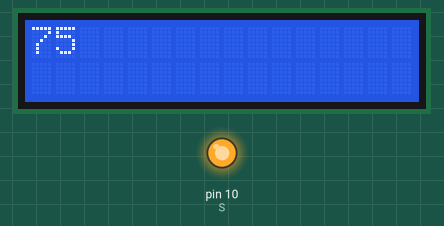
Simulated run of this sketch. Board: Arduino Uno, built with avr-gcc and run on an emulated ATmega328P. Shown: 16×2 character LCD, output pins drawn as LEDs (lit = HIGH). Wiring (inferred from the names in the program): LM75 temperature sensor at I2C address 0x48. Pins used as bus, display or sensor lines are not drawn.

Above: at 1.2 s.
Timing chart, 0 to 2.7 s (numbered marks = the images above):
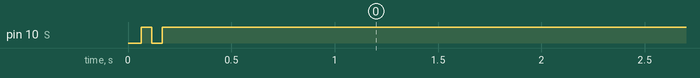

The sketch:

sketch_jun3a.ino
```cpp
#include <Wire.h>
#include <LiquidCrystal_I2C.h>
LiquidCrystal_I2C layar(0x27, 16, 2);
#define DS1621_ADDRESS  0x48

const int** D = 11;
const int** S = 10;
const int** C = 13;
int counter = 0;
unsigned long prevMillis = 0;
unsigned long interval = 3000;

void setup() {
  layar.begin(A1, A2);
  layar.backlight();
  layar.setCursor(6, 0);
  Wire.beginTransmission(DS1621_ADDRESS); // connect to DS1621 (send DS1621 address)
  Wire.write(0xAC);                       // send configuration register address (Access Config)
  Wire.write(0);                          // perform continuous conversion
  Wire.beginTransmission(DS1621_ADDRESS); // send repeated start condition
  Wire.write(0xEE);                       // send start temperature conversion command
  Wire.endTransmission();                 // stop transmission and release the I2C bus


  pinMode(S, OUTPUT);
  pinMode(D, OUTPUT);
  pinMode(C, OUTPUT);
  digitalWrite(S, HIGH);

 delay(50);
  WRENtoM45PE40();
  pageErase();
  for(int i = 0; i < 24; i++){
  digitalWrite(C, HIGH);
  digitalWrite(C, LOW);
  }
  delay(50);
  WRDI();
}
void loop() {
  delay(1000);
  int temp = get_temperature() / 10 ;
  layar.clear();
  layar.print(temp);
  unsigned long currentMillis = millis();

  if(currentMillis - prevMillis >= interval){
    writeTempPerMin(temp);
    prevMillis = currentMillis;
  }


}

void writeTempPerMin(int temp){
  int sizeOfArr = length(temp);
  WRENtoM45PE40();
  PW();
  setAddress();
  toASCII(sizeOfArr, temp);
  digitalWrite(S, HIGH);
  delay(50);
  WRDI();
}
void toASCII(int length, int temp2){
  if(temp2 >= 0){
    int arr[length];
    for(int i = length - 1; i >= 0; i--){
      arr[i] =  temp2 % 10;
      temp2 /= 10;
    }
    for(int i = 0; i < length; i++){
      digitalWrite(C, HIGH);
      digitalWrite(C, LOW);
      digitalWrite(C, HIGH);
      digitalWrite(C, LOW);
      digitalWrite(D, HIGH);
      digitalWrite(C, HIGH);
      digitalWrite(C, LOW);
      digitalWrite(C, HIGH);
      digitalWrite(C, LOW);
      digitalWrite(D, LOW);
      int binNum[4];
      int index = 0;
      while(index < 4){
        binNum[index] = arr[i] % 2;
        arr[i] /= 2;
        index++;
      }
      for(int j = index - 1; j >= 0; j--){
        if(binNum[j] == 0){
          digitalWrite(C, HIGH);
          digitalWrite(C, LOW);
        }
        if(binNum[j] == 1){
          digitalWrite(D, HIGH);
          digitalWrite(C, HIGH);
          digitalWrite(C, LOW);
          digitalWrite(D, LOW);
        }
      }
    }
  }
  if(temp2 < 0){
    temp2 = temp2 * (-1);
    int arr[length];
    for(int i = length - 1; i >= 0; i--){
      arr[i] =  temp2 % 10;
      temp2 /= 10;
    }
    digitalWrite(C,HIGH);
    digitalWrite(C,LOW);
    digitalWrite(C,HIGH);
    digitalWrite(C,LOW);
    digitalWrite(D,HIGH);
    digitalWrite(C,HIGH);
    digitalWrite(C,LOW);
    digitalWrite(D,LOW);
    digitalWrite(C,HIGH);
    digitalWrite(C,LOW);
    digitalWrite(D,HIGH);
    digitalWrite(C,HIGH);
    digitalWrite(C,LOW);
    digitalWrite(C,HIGH);
    digitalWrite(C,LOW);
    digitalWrite(D,LOW);
    digitalWrite(C,HIGH);
    digitalWrite(C,LOW);
    digitalWrite(D,HIGH);
    digitalWrite(C,HIGH);
    digitalWrite(C,LOW);
    digitalWrite(D,LOW);
    for(int i = 0; i < length; i++){
      digitalWrite(C, HIGH);
      digitalWrite(C, LOW);
      digitalWrite(C, HIGH);
      digitalWrite(C, LOW);
      digitalWrite(D, HIGH);
      digitalWrite(C, HIGH);
      digitalWrite(C, LOW);
      digitalWrite(C, HIGH);
      digitalWrite(C, LOW);
      digitalWrite(D, LOW);
      int binNum[4];
      int index = 0;
      while(index < 4){
        binNum[index] = arr[i] % 2;
        arr[i] /= 2;
        index++;
      }
      for(int j = index - 1; j >= 0; j--){
        if(binNum[j] == 0){
          digitalWrite(C, HIGH);
          digitalWrite(C, LOW);
        }
        if(binNum[j] == 1){
          digitalWrite(D, HIGH);
          digitalWrite(C, HIGH);
          digitalWrite(C, LOW);
          digitalWrite(D, LOW);
        }
      }
    }
  }
}

int length(int num) {
  int x = 1;
  if(num > 0){
    while ((num/=10) > 0) x++;
    return x;
  }
  if(num <= 0){
    num = num * (-1);
    while ((num/=10) > 0) x++;
    return x;
  }
}

int16_t get_temperature() {
  Wire.beginTransmission(DS1621_ADDRESS); // connect to DS1621 (send DS1621 address)
  Wire.write(0xAA);                       // read temperature command
  Wire.endTransmission(false);            // send repeated start condition
  Wire.requestFrom(DS1621_ADDRESS, 2);    // request 2 bytes from DS1621 and release I2C bus at end of reading
  uint8_t t_msb = Wire.read();            // read temperature MSB register
  uint8_t t_lsb = Wire.read();            // read temperature LSB register

  int16_t raw_t = (int8_t)t_msb << 1 | t_lsb >> 7;
  raw_t = raw_t * 10/2;
  return raw_t;
}


void setAddress(){
  for(int i = 0; i < 8; i++){
  digitalWrite(C, HIGH);
  digitalWrite(C, LOW);
  }
  for(int i = 0; i < 8; i++){
    digitalWrite(C, HIGH);
    digitalWrite(C, LOW);
  }
  toBinary(counter);

}

void toBinary(int number){
  int binNum[8];
  int index = 0;
  while(index < 8){
    binNum[index] = number % 2;
    number /= 2;
    index++;
  }

  for(int i = index - 1; i >= 0; i--){
    if(binNum[i] == 0){
      digitalWrite(C, HIGH);
      digitalWrite(C, LOW);
    }
    if(binNum[i] == 1){
      digitalWrite(D, HIGH);
      digitalWrite(C, HIGH);
      digitalWrite(C, LOW);
      digitalWrite(D, LOW);
    }
  }
  counter++;
  counter++;
  counter++;
  counter++;
}

void sectorErase() {
  digitalWrite(S, LOW);
  digitalWrite(D, HIGH);
  digitalWrite(C, HIGH);
  digitalWrite(C, LOW);
  digitalWrite(C, HIGH);
  digitalWrite(C, LOW);
  digitalWrite(D, LOW);
  digitalWrite(C, HIGH);
  digitalWrite(C, LOW);
  digitalWrite(D, HIGH);
  digitalWrite(C, HIGH);
  digitalWrite(C, LOW);
  digitalWrite(C, HIGH);
  digitalWrite(C, LOW);
  digitalWrite(D, LOW);
  digitalWrite(C, HIGH);
  digitalWrite(C, LOW);
  digitalWrite(C, HIGH);
  digitalWrite(C, LOW);
  digitalWrite(C, HIGH);
  digitalWrite(C, LOW);
}

void WRENtoM45PE40(){
  digitalWrite(S, LOW);
  digitalWrite(D, LOW);
  digitalWrite(C, HIGH);
  digitalWrite(C, LOW);
  digitalWrite(C, HIGH);
  digitalWrite(C, LOW);
  digitalWrite(C, HIGH);
  digitalWrite(C, LOW);
  digitalWrite(C, HIGH);
  digitalWrite(C, LOW);
  digitalWrite(C, HIGH);
  digitalWrite(C, LOW);
  digitalWrite(D, HIGH);
  digitalWrite(C, HIGH);
  digitalWrite(C, LOW);
  digitalWrite(C, HIGH);
  digitalWrite(C, LOW);
  digitalWrite(D, LOW);
  digitalWrite(C, HIGH);
  digitalWrite(C, LOW);
  digitalWrite(S, HIGH);
}

void WRDI(){
  digitalWrite(S, LOW);
  digitalWrite(D, LOW);
  digitalWrite(C, HIGH);
  digitalWrite(C, LOW);
  digitalWrite(C, HIGH);
  digitalWrite(C, LOW);
  digitalWrite(C, HIGH);
  digitalWrite(C, LOW);
  digitalWrite(C, HIGH);
  digitalWrite(C, LOW);
  digitalWrite(C, HIGH);
  digitalWrite(C, LOW);
  digitalWrite(D, HIGH);
  digitalWrite(C, HIGH);
  digitalWrite(C, LOW);
  digitalWrite(D, LOW);
  digitalWrite(C, HIGH);
  digitalWrite(C, LOW);
  digitalWrite(C, HIGH);
  digitalWrite(C, LOW);
  digitalWrite(S, HIGH);
}

void PW(){
  digitalWrite(S, LOW);
  digitalWrite(C, HIGH);
  digitalWrite(C, LOW);
  digitalWrite(C, HIGH);
  digitalWrite(C, LOW);
  digitalWrite(C, HIGH);
  digitalWrite(C, LOW);
  digitalWrite(C, HIGH);
  digitalWrite(C, LOW);
  digitalWrite(D, HIGH);
  digitalWrite(C, HIGH);
  digitalWrite(C, LOW);
  digitalWrite(D, LOW);
  digitalWrite(C, HIGH);
  digitalWrite(C, LOW);
  digitalWrite(D, HIGH);
  digitalWrite(C, HIGH);
  digitalWrite(C, LOW);
  digitalWrite(D, LOW);
  digitalWrite(C, HIGH);
  digitalWrite(C, LOW);

}


void pageErase(){
  digitalWrite(S, LOW);

  digitalWrite(D, HIGH);

  digitalWrite(C, HIGH);
  digitalWrite(C, LOW);

  digitalWrite(C, HIGH);
  digitalWrite(C, LOW);

  digitalWrite(D, LOW);

  digitalWrite(C, HIGH);
  digitalWrite(C, LOW);

  digitalWrite(D, HIGH);

  digitalWrite(C, HIGH);
  digitalWrite(C, LOW);

  digitalWrite(C, HIGH);
  digitalWrite(C, LOW);

  digitalWrite(D, LOW);

  digitalWrite(C, HIGH);
  digitalWrite(C, LOW);

  digitalWrite(D, HIGH);

  digitalWrite(C, HIGH);
  digitalWrite(C, LOW);

  digitalWrite(C, HIGH);
  digitalWrite(C, LOW);

  digitalWrite(D, LOW);
}
```
